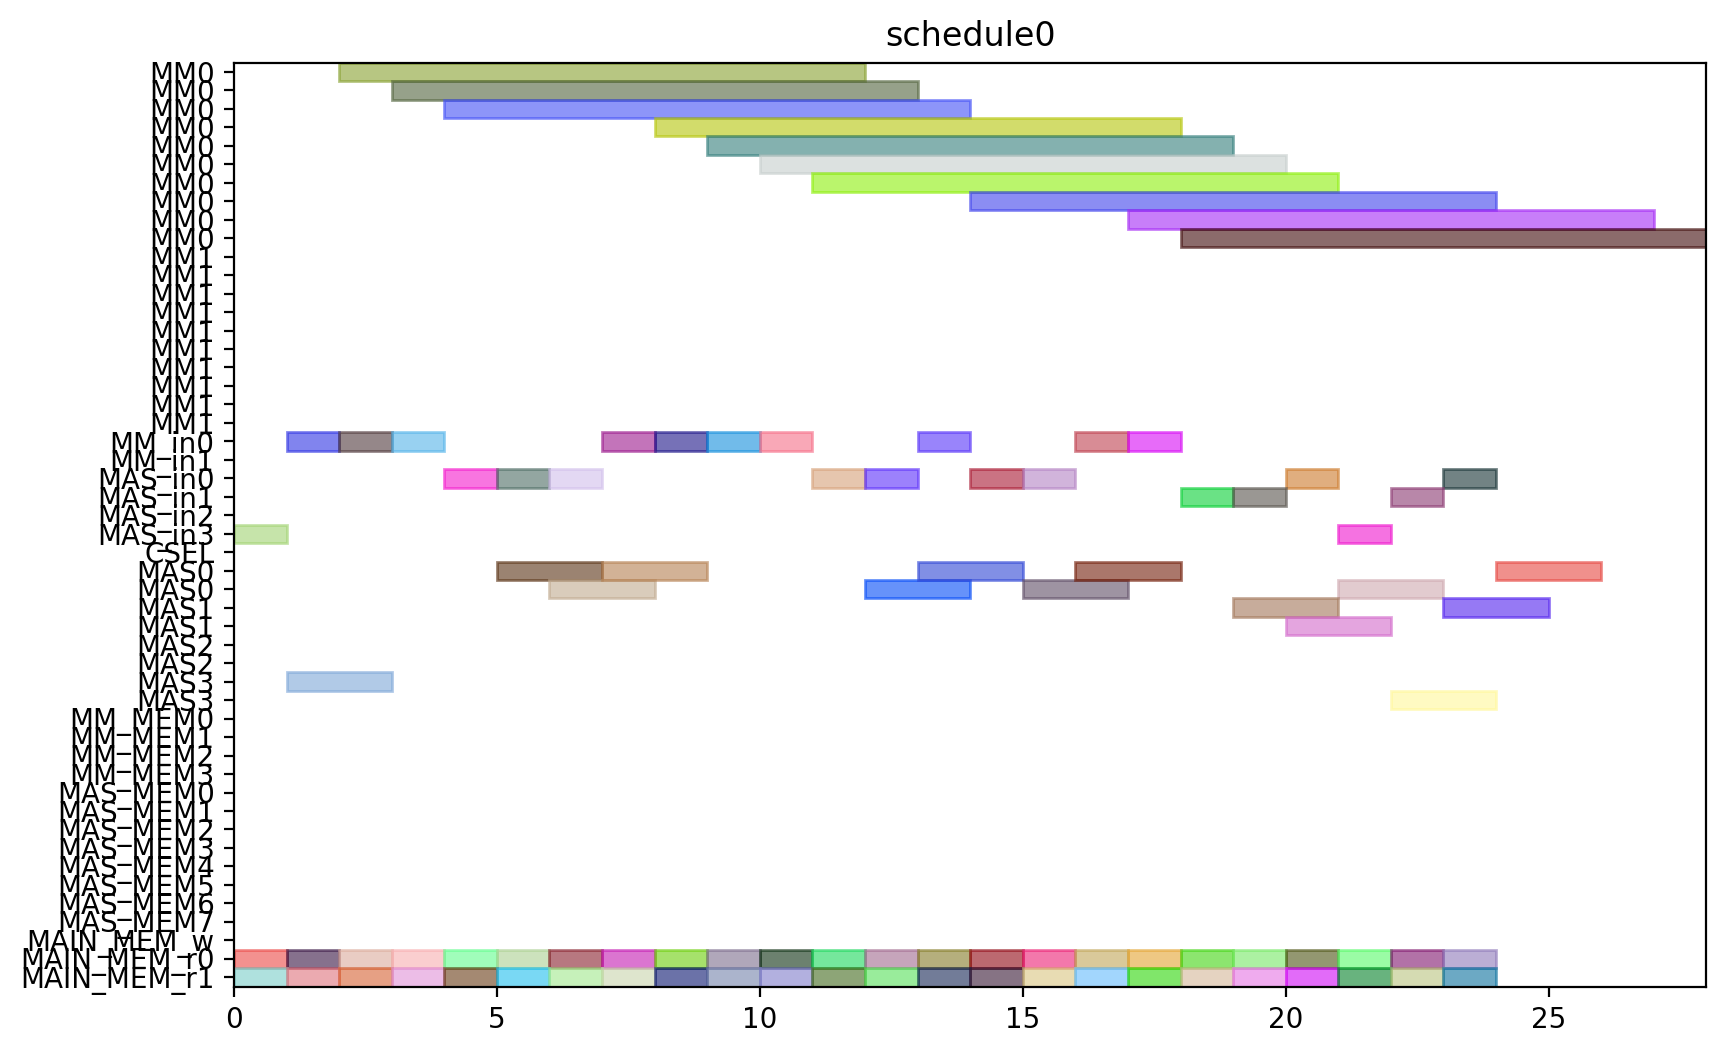

Write the Python code that produced this figure.
from pyschedule import Scenario, solvers, plotters, alt


def solve():
	horizon = 120
	S = Scenario("schedule0", horizon=horizon)

	# resource
	MM = S.Resources('MM', num=2, size=10)
	MM_in = S.Resources('MM_in', num=2)
	MAS_in = S.Resources('MAS_in', num=4)
	CSEL = S.Resource('CSEL')
	MAS = S.Resources('MAS', num=4, size=2, periods=range(1, horizon))
	MM_MEM = S.Resources('MM_MEM', num=4)
	MAS_MEM = S.Resources('MAS_MEM', num=8)
	MAIN_MEM_w = S.Resource('MAIN_MEM_w', size=1)
	MAIN_MEM_r = S.Resources('MAIN_MEM_r', num=2)

	# result of previous scheduling

	# new tasks
	t0_t0 = S.Task('t0_t0', length=2, delay_cost=1)
	t0_t0 += alt(MAS)
	t0_t0_in = S.Task('t0_t0_in', length=1, delay_cost=1)
	t0_t0_in += alt(MAS_in)
	S += t0_t0_in*MAS_in[0]<=t0_t0*MAS[0]

	S += t0_t0_in*MAS_in[1]<=t0_t0*MAS[1]

	S += t0_t0_in*MAS_in[2]<=t0_t0*MAS[2]

	S += t0_t0_in*MAS_in[3]<=t0_t0*MAS[3]

	t0_t0_mem0 = S.Task('t0_t0_mem0', length=1, delay_cost=1)
	t0_t0_mem0 += MAIN_MEM_r[0]
	S += t0_t0_mem0 <= t0_t0

	t0_t0_mem1 = S.Task('t0_t0_mem1', length=1, delay_cost=1)
	t0_t0_mem1 += MAIN_MEM_r[1]
	S += t0_t0_mem1 <= t0_t0

	t0_t1 = S.Task('t0_t1', length=2, delay_cost=1)
	t0_t1 += alt(MAS)
	t0_t1_in = S.Task('t0_t1_in', length=1, delay_cost=1)
	t0_t1_in += alt(MAS_in)
	S += t0_t1_in*MAS_in[0]<=t0_t1*MAS[0]

	S += t0_t1_in*MAS_in[1]<=t0_t1*MAS[1]

	S += t0_t1_in*MAS_in[2]<=t0_t1*MAS[2]

	S += t0_t1_in*MAS_in[3]<=t0_t1*MAS[3]

	t0_t1_mem0 = S.Task('t0_t1_mem0', length=1, delay_cost=1)
	t0_t1_mem0 += MAIN_MEM_r[0]
	S += t0_t1_mem0 <= t0_t1

	t0_t1_mem1 = S.Task('t0_t1_mem1', length=1, delay_cost=1)
	t0_t1_mem1 += MAIN_MEM_r[1]
	S += t0_t1_mem1 <= t0_t1

	t0_t3 = S.Task('t0_t3', length=10, delay_cost=1)
	t0_t3 += alt(MM)
	t0_t3_in = S.Task('t0_t3_in', length=1, delay_cost=1)
	t0_t3_in += alt(MM_in)
	S += t0_t3_in*MM_in[0]<=t0_t3*MM[0]
	S += t0_t3_in*MM_in[1]<=t0_t3*MM[1]
	t0_t3_mem0 = S.Task('t0_t3_mem0', length=1, delay_cost=1)
	t0_t3_mem0 += MAIN_MEM_r[0]
	S += t0_t3_mem0 <= t0_t3

	t0_t3_mem1 = S.Task('t0_t3_mem1', length=1, delay_cost=1)
	t0_t3_mem1 += MAIN_MEM_r[1]
	S += t0_t3_mem1 <= t0_t3

	t10 = S.Task('t10', length=2, delay_cost=1)
	t10 += alt(MAS)
	t10_in = S.Task('t10_in', length=1, delay_cost=1)
	t10_in += alt(MAS_in)
	S += t10_in*MAS_in[0]<=t10*MAS[0]

	S += t10_in*MAS_in[1]<=t10*MAS[1]

	S += t10_in*MAS_in[2]<=t10*MAS[2]

	S += t10_in*MAS_in[3]<=t10*MAS[3]

	t10_mem0 = S.Task('t10_mem0', length=1, delay_cost=1)
	t10_mem0 += MAIN_MEM_r[0]
	S += t10_mem0 <= t10

	t10_mem1 = S.Task('t10_mem1', length=1, delay_cost=1)
	t10_mem1 += MAIN_MEM_r[1]
	S += t10_mem1 <= t10

	t11 = S.Task('t11', length=2, delay_cost=1)
	t11 += alt(MAS)
	t11_in = S.Task('t11_in', length=1, delay_cost=1)
	t11_in += alt(MAS_in)
	S += t11_in*MAS_in[0]<=t11*MAS[0]

	S += t11_in*MAS_in[1]<=t11*MAS[1]

	S += t11_in*MAS_in[2]<=t11*MAS[2]

	S += t11_in*MAS_in[3]<=t11*MAS[3]

	t11_mem0 = S.Task('t11_mem0', length=1, delay_cost=1)
	t11_mem0 += MAIN_MEM_r[0]
	S += t11_mem0 <= t11

	t11_mem1 = S.Task('t11_mem1', length=1, delay_cost=1)
	t11_mem1 += MAIN_MEM_r[1]
	S += t11_mem1 <= t11

	t3_t0 = S.Task('t3_t0', length=10, delay_cost=1)
	t3_t0 += alt(MM)
	t3_t0_in = S.Task('t3_t0_in', length=1, delay_cost=1)
	t3_t0_in += alt(MM_in)
	S += t3_t0_in*MM_in[0]<=t3_t0*MM[0]
	S += t3_t0_in*MM_in[1]<=t3_t0*MM[1]
	t3_t0_mem0 = S.Task('t3_t0_mem0', length=1, delay_cost=1)
	t3_t0_mem0 += MAIN_MEM_r[0]
	S += t3_t0_mem0 <= t3_t0

	t3_t0_mem1 = S.Task('t3_t0_mem1', length=1, delay_cost=1)
	t3_t0_mem1 += MAIN_MEM_r[1]
	S += t3_t0_mem1 <= t3_t0

	t3_t1 = S.Task('t3_t1', length=10, delay_cost=1)
	t3_t1 += alt(MM)
	t3_t1_in = S.Task('t3_t1_in', length=1, delay_cost=1)
	t3_t1_in += alt(MM_in)
	S += t3_t1_in*MM_in[0]<=t3_t1*MM[0]
	S += t3_t1_in*MM_in[1]<=t3_t1*MM[1]
	t3_t1_mem0 = S.Task('t3_t1_mem0', length=1, delay_cost=1)
	t3_t1_mem0 += MAIN_MEM_r[0]
	S += t3_t1_mem0 <= t3_t1

	t3_t1_mem1 = S.Task('t3_t1_mem1', length=1, delay_cost=1)
	t3_t1_mem1 += MAIN_MEM_r[1]
	S += t3_t1_mem1 <= t3_t1

	t3_t2 = S.Task('t3_t2', length=2, delay_cost=1)
	t3_t2 += alt(MAS)
	t3_t2_in = S.Task('t3_t2_in', length=1, delay_cost=1)
	t3_t2_in += alt(MAS_in)
	S += t3_t2_in*MAS_in[0]<=t3_t2*MAS[0]

	S += t3_t2_in*MAS_in[1]<=t3_t2*MAS[1]

	S += t3_t2_in*MAS_in[2]<=t3_t2*MAS[2]

	S += t3_t2_in*MAS_in[3]<=t3_t2*MAS[3]

	t3_t2_mem0 = S.Task('t3_t2_mem0', length=1, delay_cost=1)
	t3_t2_mem0 += MAIN_MEM_r[0]
	S += t3_t2_mem0 <= t3_t2

	t3_t2_mem1 = S.Task('t3_t2_mem1', length=1, delay_cost=1)
	t3_t2_mem1 += MAIN_MEM_r[1]
	S += t3_t2_mem1 <= t3_t2

	t3_t3 = S.Task('t3_t3', length=2, delay_cost=1)
	t3_t3 += alt(MAS)
	t3_t3_in = S.Task('t3_t3_in', length=1, delay_cost=1)
	t3_t3_in += alt(MAS_in)
	S += t3_t3_in*MAS_in[0]<=t3_t3*MAS[0]

	S += t3_t3_in*MAS_in[1]<=t3_t3*MAS[1]

	S += t3_t3_in*MAS_in[2]<=t3_t3*MAS[2]

	S += t3_t3_in*MAS_in[3]<=t3_t3*MAS[3]

	t3_t3_mem0 = S.Task('t3_t3_mem0', length=1, delay_cost=1)
	t3_t3_mem0 += MAIN_MEM_r[0]
	S += t3_t3_mem0 <= t3_t3

	t3_t3_mem1 = S.Task('t3_t3_mem1', length=1, delay_cost=1)
	t3_t3_mem1 += MAIN_MEM_r[1]
	S += t3_t3_mem1 <= t3_t3

	t4_t0 = S.Task('t4_t0', length=2, delay_cost=1)
	t4_t0 += alt(MAS)
	t4_t0_in = S.Task('t4_t0_in', length=1, delay_cost=1)
	t4_t0_in += alt(MAS_in)
	S += t4_t0_in*MAS_in[0]<=t4_t0*MAS[0]

	S += t4_t0_in*MAS_in[1]<=t4_t0*MAS[1]

	S += t4_t0_in*MAS_in[2]<=t4_t0*MAS[2]

	S += t4_t0_in*MAS_in[3]<=t4_t0*MAS[3]

	t4_t0_mem0 = S.Task('t4_t0_mem0', length=1, delay_cost=1)
	t4_t0_mem0 += MAIN_MEM_r[0]
	S += t4_t0_mem0 <= t4_t0

	t4_t0_mem1 = S.Task('t4_t0_mem1', length=1, delay_cost=1)
	t4_t0_mem1 += MAIN_MEM_r[1]
	S += t4_t0_mem1 <= t4_t0

	t4_t1 = S.Task('t4_t1', length=2, delay_cost=1)
	t4_t1 += alt(MAS)
	t4_t1_in = S.Task('t4_t1_in', length=1, delay_cost=1)
	t4_t1_in += alt(MAS_in)
	S += t4_t1_in*MAS_in[0]<=t4_t1*MAS[0]

	S += t4_t1_in*MAS_in[1]<=t4_t1*MAS[1]

	S += t4_t1_in*MAS_in[2]<=t4_t1*MAS[2]

	S += t4_t1_in*MAS_in[3]<=t4_t1*MAS[3]

	t4_t1_mem0 = S.Task('t4_t1_mem0', length=1, delay_cost=1)
	t4_t1_mem0 += MAIN_MEM_r[0]
	S += t4_t1_mem0 <= t4_t1

	t4_t1_mem1 = S.Task('t4_t1_mem1', length=1, delay_cost=1)
	t4_t1_mem1 += MAIN_MEM_r[1]
	S += t4_t1_mem1 <= t4_t1

	t4_t3 = S.Task('t4_t3', length=10, delay_cost=1)
	t4_t3 += alt(MM)
	t4_t3_in = S.Task('t4_t3_in', length=1, delay_cost=1)
	t4_t3_in += alt(MM_in)
	S += t4_t3_in*MM_in[0]<=t4_t3*MM[0]
	S += t4_t3_in*MM_in[1]<=t4_t3*MM[1]
	t4_t3_mem0 = S.Task('t4_t3_mem0', length=1, delay_cost=1)
	t4_t3_mem0 += MAIN_MEM_r[0]
	S += t4_t3_mem0 <= t4_t3

	t4_t3_mem1 = S.Task('t4_t3_mem1', length=1, delay_cost=1)
	t4_t3_mem1 += MAIN_MEM_r[1]
	S += t4_t3_mem1 <= t4_t3

	t5_t0 = S.Task('t5_t0', length=10, delay_cost=1)
	t5_t0 += alt(MM)
	t5_t0_in = S.Task('t5_t0_in', length=1, delay_cost=1)
	t5_t0_in += alt(MM_in)
	S += t5_t0_in*MM_in[0]<=t5_t0*MM[0]
	S += t5_t0_in*MM_in[1]<=t5_t0*MM[1]
	t5_t0_mem0 = S.Task('t5_t0_mem0', length=1, delay_cost=1)
	t5_t0_mem0 += MAIN_MEM_r[0]
	S += t5_t0_mem0 <= t5_t0

	t5_t0_mem1 = S.Task('t5_t0_mem1', length=1, delay_cost=1)
	t5_t0_mem1 += MAIN_MEM_r[1]
	S += t5_t0_mem1 <= t5_t0

	t5_t1 = S.Task('t5_t1', length=10, delay_cost=1)
	t5_t1 += alt(MM)
	t5_t1_in = S.Task('t5_t1_in', length=1, delay_cost=1)
	t5_t1_in += alt(MM_in)
	S += t5_t1_in*MM_in[0]<=t5_t1*MM[0]
	S += t5_t1_in*MM_in[1]<=t5_t1*MM[1]
	t5_t1_mem0 = S.Task('t5_t1_mem0', length=1, delay_cost=1)
	t5_t1_mem0 += MAIN_MEM_r[0]
	S += t5_t1_mem0 <= t5_t1

	t5_t1_mem1 = S.Task('t5_t1_mem1', length=1, delay_cost=1)
	t5_t1_mem1 += MAIN_MEM_r[1]
	S += t5_t1_mem1 <= t5_t1

	t5_t2 = S.Task('t5_t2', length=2, delay_cost=1)
	t5_t2 += alt(MAS)
	t5_t2_in = S.Task('t5_t2_in', length=1, delay_cost=1)
	t5_t2_in += alt(MAS_in)
	S += t5_t2_in*MAS_in[0]<=t5_t2*MAS[0]

	S += t5_t2_in*MAS_in[1]<=t5_t2*MAS[1]

	S += t5_t2_in*MAS_in[2]<=t5_t2*MAS[2]

	S += t5_t2_in*MAS_in[3]<=t5_t2*MAS[3]

	t5_t2_mem0 = S.Task('t5_t2_mem0', length=1, delay_cost=1)
	t5_t2_mem0 += MAIN_MEM_r[0]
	S += t5_t2_mem0 <= t5_t2

	t5_t2_mem1 = S.Task('t5_t2_mem1', length=1, delay_cost=1)
	t5_t2_mem1 += MAIN_MEM_r[1]
	S += t5_t2_mem1 <= t5_t2

	t5_t3 = S.Task('t5_t3', length=2, delay_cost=1)
	t5_t3 += alt(MAS)
	t5_t3_in = S.Task('t5_t3_in', length=1, delay_cost=1)
	t5_t3_in += alt(MAS_in)
	S += t5_t3_in*MAS_in[0]<=t5_t3*MAS[0]

	S += t5_t3_in*MAS_in[1]<=t5_t3*MAS[1]

	S += t5_t3_in*MAS_in[2]<=t5_t3*MAS[2]

	S += t5_t3_in*MAS_in[3]<=t5_t3*MAS[3]

	t5_t3_mem0 = S.Task('t5_t3_mem0', length=1, delay_cost=1)
	t5_t3_mem0 += MAIN_MEM_r[0]
	S += t5_t3_mem0 <= t5_t3

	t5_t3_mem1 = S.Task('t5_t3_mem1', length=1, delay_cost=1)
	t5_t3_mem1 += MAIN_MEM_r[1]
	S += t5_t3_mem1 <= t5_t3

	t6_t0 = S.Task('t6_t0', length=10, delay_cost=1)
	t6_t0 += alt(MM)
	t6_t0_in = S.Task('t6_t0_in', length=1, delay_cost=1)
	t6_t0_in += alt(MM_in)
	S += t6_t0_in*MM_in[0]<=t6_t0*MM[0]
	S += t6_t0_in*MM_in[1]<=t6_t0*MM[1]
	t6_t0_mem0 = S.Task('t6_t0_mem0', length=1, delay_cost=1)
	t6_t0_mem0 += MAIN_MEM_r[0]
	S += t6_t0_mem0 <= t6_t0

	t6_t0_mem1 = S.Task('t6_t0_mem1', length=1, delay_cost=1)
	t6_t0_mem1 += MAIN_MEM_r[1]
	S += t6_t0_mem1 <= t6_t0

	t6_t1 = S.Task('t6_t1', length=10, delay_cost=1)
	t6_t1 += alt(MM)
	t6_t1_in = S.Task('t6_t1_in', length=1, delay_cost=1)
	t6_t1_in += alt(MM_in)
	S += t6_t1_in*MM_in[0]<=t6_t1*MM[0]
	S += t6_t1_in*MM_in[1]<=t6_t1*MM[1]
	t6_t1_mem0 = S.Task('t6_t1_mem0', length=1, delay_cost=1)
	t6_t1_mem0 += MAIN_MEM_r[0]
	S += t6_t1_mem0 <= t6_t1

	t6_t1_mem1 = S.Task('t6_t1_mem1', length=1, delay_cost=1)
	t6_t1_mem1 += MAIN_MEM_r[1]
	S += t6_t1_mem1 <= t6_t1

	t6_t2 = S.Task('t6_t2', length=2, delay_cost=1)
	t6_t2 += alt(MAS)
	t6_t2_in = S.Task('t6_t2_in', length=1, delay_cost=1)
	t6_t2_in += alt(MAS_in)
	S += t6_t2_in*MAS_in[0]<=t6_t2*MAS[0]

	S += t6_t2_in*MAS_in[1]<=t6_t2*MAS[1]

	S += t6_t2_in*MAS_in[2]<=t6_t2*MAS[2]

	S += t6_t2_in*MAS_in[3]<=t6_t2*MAS[3]

	t6_t2_mem0 = S.Task('t6_t2_mem0', length=1, delay_cost=1)
	t6_t2_mem0 += MAIN_MEM_r[0]
	S += t6_t2_mem0 <= t6_t2

	t6_t2_mem1 = S.Task('t6_t2_mem1', length=1, delay_cost=1)
	t6_t2_mem1 += MAIN_MEM_r[1]
	S += t6_t2_mem1 <= t6_t2

	t6_t3 = S.Task('t6_t3', length=2, delay_cost=1)
	t6_t3 += alt(MAS)
	t6_t3_in = S.Task('t6_t3_in', length=1, delay_cost=1)
	t6_t3_in += alt(MAS_in)
	S += t6_t3_in*MAS_in[0]<=t6_t3*MAS[0]

	S += t6_t3_in*MAS_in[1]<=t6_t3*MAS[1]

	S += t6_t3_in*MAS_in[2]<=t6_t3*MAS[2]

	S += t6_t3_in*MAS_in[3]<=t6_t3*MAS[3]

	t6_t3_mem0 = S.Task('t6_t3_mem0', length=1, delay_cost=1)
	t6_t3_mem0 += MAIN_MEM_r[0]
	S += t6_t3_mem0 <= t6_t3

	t6_t3_mem1 = S.Task('t6_t3_mem1', length=1, delay_cost=1)
	t6_t3_mem1 += MAIN_MEM_r[1]
	S += t6_t3_mem1 <= t6_t3

	t7_t0 = S.Task('t7_t0', length=10, delay_cost=1)
	t7_t0 += alt(MM)
	t7_t0_in = S.Task('t7_t0_in', length=1, delay_cost=1)
	t7_t0_in += alt(MM_in)
	S += t7_t0_in*MM_in[0]<=t7_t0*MM[0]
	S += t7_t0_in*MM_in[1]<=t7_t0*MM[1]
	t7_t0_mem0 = S.Task('t7_t0_mem0', length=1, delay_cost=1)
	t7_t0_mem0 += MAIN_MEM_r[0]
	S += t7_t0_mem0 <= t7_t0

	t7_t0_mem1 = S.Task('t7_t0_mem1', length=1, delay_cost=1)
	t7_t0_mem1 += MAIN_MEM_r[1]
	S += t7_t0_mem1 <= t7_t0

	t7_t1 = S.Task('t7_t1', length=10, delay_cost=1)
	t7_t1 += alt(MM)
	t7_t1_in = S.Task('t7_t1_in', length=1, delay_cost=1)
	t7_t1_in += alt(MM_in)
	S += t7_t1_in*MM_in[0]<=t7_t1*MM[0]
	S += t7_t1_in*MM_in[1]<=t7_t1*MM[1]
	t7_t1_mem0 = S.Task('t7_t1_mem0', length=1, delay_cost=1)
	t7_t1_mem0 += MAIN_MEM_r[0]
	S += t7_t1_mem0 <= t7_t1

	t7_t1_mem1 = S.Task('t7_t1_mem1', length=1, delay_cost=1)
	t7_t1_mem1 += MAIN_MEM_r[1]
	S += t7_t1_mem1 <= t7_t1

	t7_t2 = S.Task('t7_t2', length=2, delay_cost=1)
	t7_t2 += alt(MAS)
	t7_t2_in = S.Task('t7_t2_in', length=1, delay_cost=1)
	t7_t2_in += alt(MAS_in)
	S += t7_t2_in*MAS_in[0]<=t7_t2*MAS[0]

	S += t7_t2_in*MAS_in[1]<=t7_t2*MAS[1]

	S += t7_t2_in*MAS_in[2]<=t7_t2*MAS[2]

	S += t7_t2_in*MAS_in[3]<=t7_t2*MAS[3]

	t7_t2_mem0 = S.Task('t7_t2_mem0', length=1, delay_cost=1)
	t7_t2_mem0 += MAIN_MEM_r[0]
	S += t7_t2_mem0 <= t7_t2

	t7_t2_mem1 = S.Task('t7_t2_mem1', length=1, delay_cost=1)
	t7_t2_mem1 += MAIN_MEM_r[1]
	S += t7_t2_mem1 <= t7_t2

	t7_t3 = S.Task('t7_t3', length=2, delay_cost=1)
	t7_t3 += alt(MAS)
	t7_t3_in = S.Task('t7_t3_in', length=1, delay_cost=1)
	t7_t3_in += alt(MAS_in)
	S += t7_t3_in*MAS_in[0]<=t7_t3*MAS[0]

	S += t7_t3_in*MAS_in[1]<=t7_t3*MAS[1]

	S += t7_t3_in*MAS_in[2]<=t7_t3*MAS[2]

	S += t7_t3_in*MAS_in[3]<=t7_t3*MAS[3]

	t7_t3_mem0 = S.Task('t7_t3_mem0', length=1, delay_cost=1)
	t7_t3_mem0 += MAIN_MEM_r[0]
	S += t7_t3_mem0 <= t7_t3

	t7_t3_mem1 = S.Task('t7_t3_mem1', length=1, delay_cost=1)
	t7_t3_mem1 += MAIN_MEM_r[1]
	S += t7_t3_mem1 <= t7_t3

	solvers.mip.solve(S,msg=1,kind='CPLEX',ratio_gap=1.01)

	solution = [['hoge']*len(S.solution()[1]) for i in range(len(S.solution()))]
	for i in range(len(S.solution())):
		for j in range(len(S.solution()[i])):
			solution[i][j]=str(S.solution()[i][j])
	print(solution)

	cycles = int(solution[-1][3])

	pic_file_name = "/mnt/rose/usr1/fukuda/ABE/multiRAM_multiMAS_16mux/scheduling_result/stage10MM2_stage2MAS4/SQR012345/schedule0.png"
	if(S.solution() != []):
		plotters.matplotlib.plot(S,img_filename=pic_file_name, show_task_labels=False, fig_size=(cycles*0.25+3, 6))

	return solution
